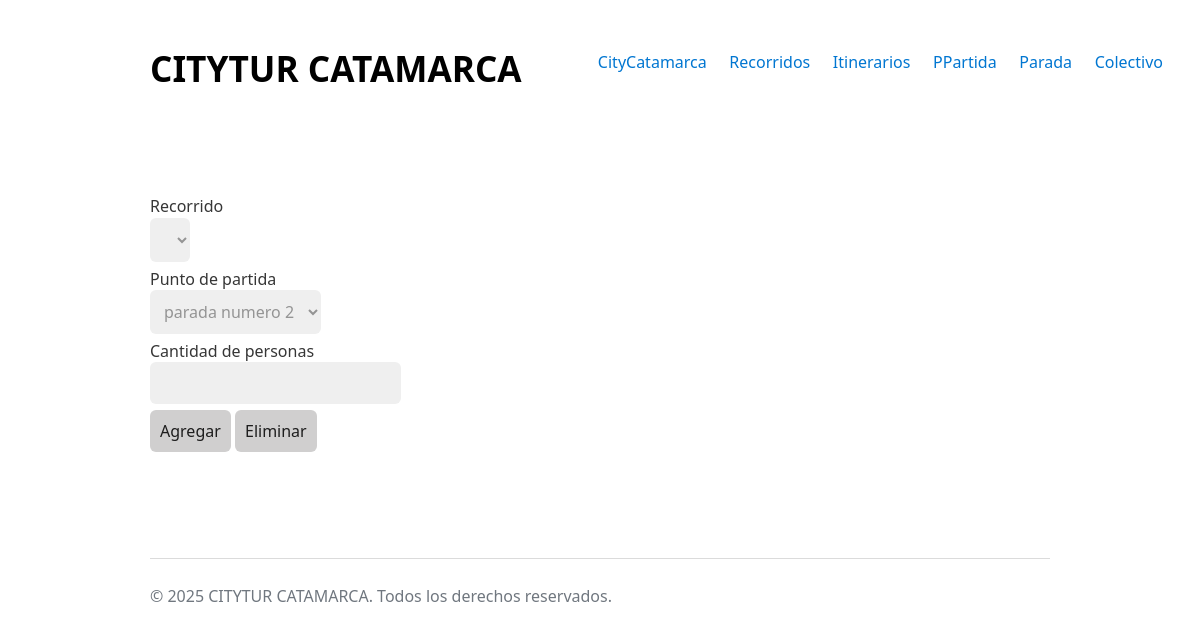
Before: /reservas/reserva_formulario/12 with the older database file.
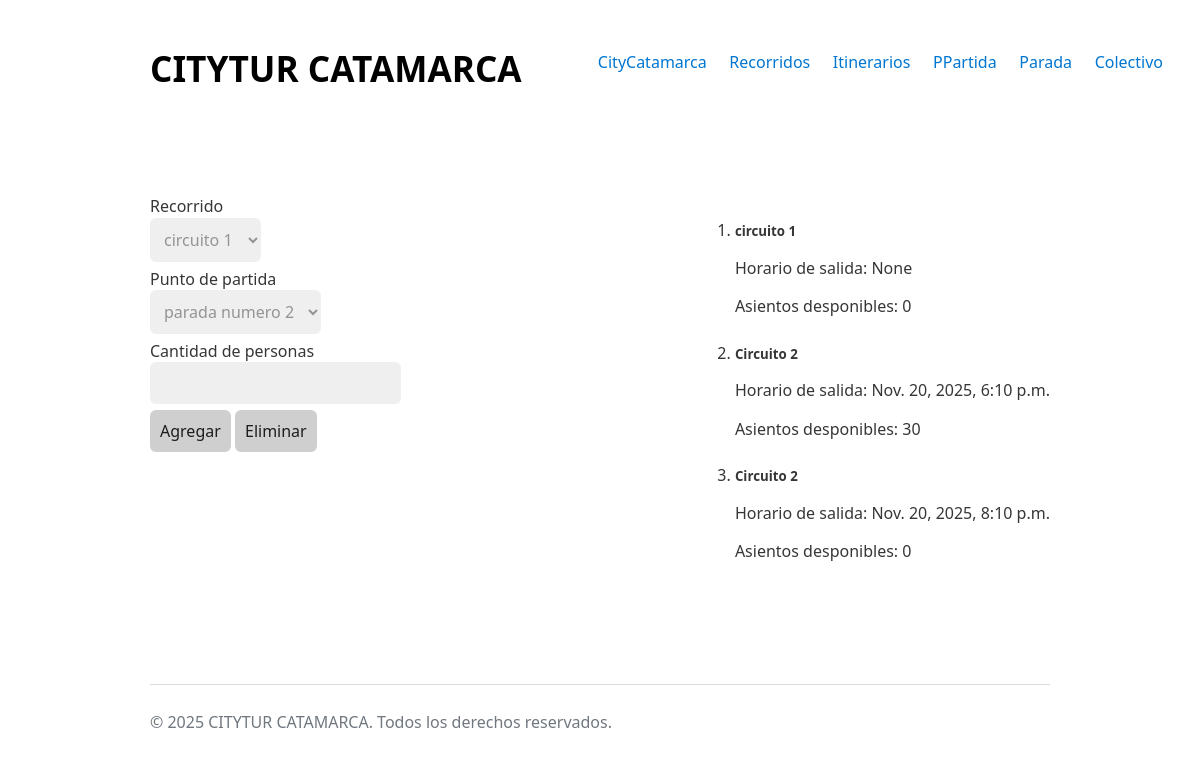
After: the same page with the newer database file.
### recorridos/models.py (models this page shows)
class Circuito(models.Model):
    nombre = models.CharField(max_length= 50)
    horario = models.DateTimeField()
    origen = models.CharField(max_length= 50, default='sin origen')
    destino = models.CharField(max_length= 50, default= 'sin destino')
    itinerario = models.ForeignKey(Itinerario, on_delete= models.CASCADE)
    STATE_CHOICES = [
        ('ELIMINADO', 'Eliminado'),
        ('ACTIVO', 'Activo'),
        ('BAJA', 'Baja'),
    ]
    estado = models.CharField(max_length= 20, choices= STATE_CHOICES, default= 'ACTIVO')
    @property
    def cantidad_maxima_asientos(self):
        total = 0
        for colectivo in self.colectivo_set.all():
            total += colectivo.asientos_disponibles
        return total

### colectivos/models.py (models this page shows)
class Colectivo(models.Model):
    nombre = models.CharField(max_length= 20, default= 'sin nombre')
    cant_asientos = models.IntegerField()
    cant_ocupados = models.IntegerField(default= 0)
    matricula = models.CharField(max_length= 20)
    operador = models.ForeignKey(Usuario, on_delete= models.CASCADE)
    descripcion = models.TextField(max_length= 200, default= 'sin descripcion')
    circuito = models.ForeignKey(Circuito,
                                    on_delete= models.CASCADE,
                                    default= None,
                                    null=True,
                                    blank=True
                                )
    STATE_CHOICES = [
        ('ELIMINADO', 'Eliminado'),
        ('ACTIVO', 'Activo'),
        ('BAJA', 'Baja'),
    ]
    estado = models.CharField(max_length= 20, choices= STATE_CHOICES, default='ACTIVO')
    @property
    def asientos_disponibles(self):
        return self.cant_asientos - self.cant_ocupados

### reservas/views.py (the view)
# urls.py: path('reserva_formulario/<int:pk>', views.reserva_formulario, name='reserva_formulario')
def reserva_formulario(request, pk):
    itinerario = Itinerario.objects.get(pk= pk)
    circuitos = Circuito.objects.filter(itinerario= itinerario).order_by('id')
    paradas = Parada.objects.filter(itinerario= itinerario).order_by('id')
    if request.method == 'POST':
        circuito_pk = request.POST.get('circuito')
        punto_partida_pk = request.POST.get('punto_partida')
        cant_per = request.POST.get('cant_per', 0)
        try:
            cantidad_personas = int(cant_per)
        except (TypeError, ValueError):
            cantidad_personas = 0
        if not circuito_pk or not punto_partida_pk or cantidad_personas <= 0:
            respuesta = 'Datos incorrectos, volver a intentar.'
            return render(request, 'reserva_form.html', {
                'respuesta_bool': False,
                'respuesta': respuesta,
                'itinerario': itinerario,
                'circuitos': circuitos,
                'paradas': paradas
            })
        circuito = get_object_or_404(Circuito, pk=circuito_pk, itinerario=itinerario)
        punto_partida = get_object_or_404(Parada, pk=punto_partida_pk, itinerario=itinerario)
        col_candidatos = (Colectivo.objects
                        .select_for_update()
                        .filter(circuito=circuito)
                    )
        elegido = None
        mejor_sobrante = None
        for col in col_candidatos:
            disponibles = col.asientos_disponibles
            if disponibles >= cantidad_personas:
                sobrante = disponibles - cantidad_personas
                if mejor_sobrante is None or sobrante < mejor_sobrante:
                    mejor_sobrante = sobrante
                    elegido = col
        if not elegido:
            respuesta = 'No Hay espacio suficiente en los colectivos del circuito.'
            return render(request, 'reserva_form.html', {
                'respuesta_bool': False,
                'respuesta': respuesta,
                'itinerario': itinerario,
                'circuitos': circuitos,
                'paradas': paradas
            })
        elegido.cant_ocupados = elegido.cant_ocupados + cantidad_personas
        elegido.save()
        Reserva.objects.create(
            fecha= circuito.horario,
            puntoPartida=punto_partida,
            cantCupos=cantidad_personas,
            circuito=circuito,
            colectivo=elegido,
        )
        return redirect('itinerarios:itinerario_detalle', pk=itinerario.pk)
    else:
        return render(request, 'reserva_form.html', {
            'itinerario_pk': pk,
            'circuitos': circuitos,
            'paradas': paradas
        })

### reservas/templates/reserva_form.html (shortened to what this page needs)
{% extends 'base.html' %}
{% block body_id %}reserva_form{% endblock %}
{% block content %}
    <main id="main-form">
        <div class="container-f-h">
            <div>
                <form class="recorrido-form" action="{% url 'reservas:reserva_formulario' itinerario_pk %}" method="POST">
                    <label for="Recorrido">Recorrido</label>
                        <select name="circuito" id="Recorrido" class="recorrido-input">
                            {% for circuito in circuitos %}
                            <option value="{{ circuito.id }}">{{ circuito.nombre }}</option>
                            {% endfor %}
                        </select>
                    <label for="punto_partida">Punto de partida</label>
                        <select name="punto_partida" id="">
                            {% for parada in paradas %}
                            <option value="{{ parada.id }}">{{ parada.nombre }}</option>
                            {% endfor %}
                        </select>
                    <label for="cant_per">Cantidad de personas</label>
                        <input name="cant_per" type="number" id="cant_per" min="1">
                    <div class="buttoner-form">
                        <button type="submit">Agregar</button>
                        <button class="remove-btn" type="remove">Eliminar</button>
                    </div>
                </form>
            </div>
            <div class="seccion-horarios">
                <ol>
                    {% for circuito in circuitos %}
                    <li class="articulo">
                        <h5>{{ circuito.nombre }}</h5>
                        <p>Horario de salida: {{ circuito.horario }}</p>
                        <p>Asientos desponibles: {{circuito.cantidad_maxima_asientos}}</p>
                    </li>
                    {% endfor %}
                </ol>
            </div>
        </div>
    </main>
{% endblock %}
{% block footer_script %}
    {{ block.super }}
{% endblock %}

Changed rows visible on the page:
added Circuito: nombre "circuito 1", horario "None", cantidad_maxima_asientos "0"
added Circuito: nombre "Circuito 2", horario "Nov. 20, 2025, 6:10 p.m.", cantidad_maxima_asientos "30"
added Circuito: nombre "Circuito 2", horario "Nov. 20, 2025, 8:10 p.m.", cantidad_maxima_asientos "0"
Other visible differences:
form field circuito: (not shown) → "circuito 1"
